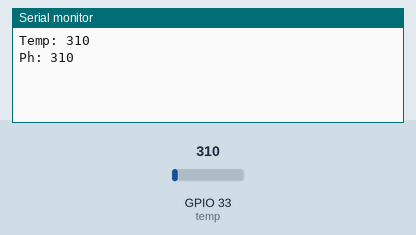
A sketch run on a simulated ESP32. Parts: the last lines printed to the serial monitor. The inputs (shaded band) are chosen by the test bench; at power-on: GPIO 33 (temp) = 310.

Above: at 2.2 s.
2.3 s: GPIO 33 (temp) set to 372
At 4.1 s:
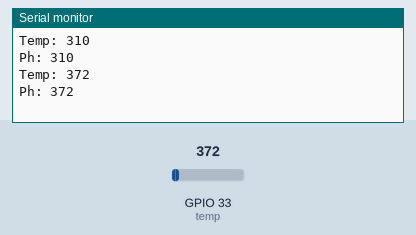
4.2 s: GPIO 33 (temp) set to 434
At 8.2 s:
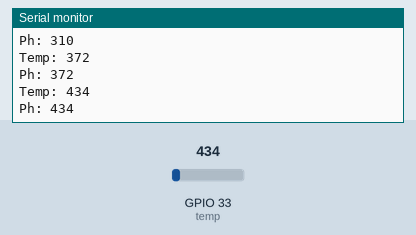
Timing chart, 0 to 9.7 s (numbered marks = the images above; inputs shaded):
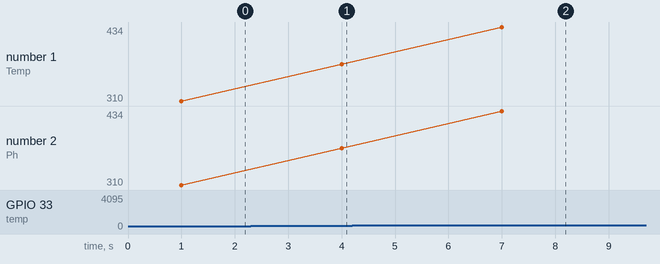

The sketch:

AnalogPinesESP32-TEST01.ino
```cpp
// LDR conectado a GPIO 33
const int temp = 33;
const int ph = 32;
// Almacenamiento del valor de puerto (Rango de 0-4095)
int tValor = 0;
int phValor = 0;
void setup() {
  Serial.begin(115200);
  delay(1000);
}
void loop() {
  // Lectura del valor en cada vuelta del bucle
  tValor = analogRead(temp);
  phValor = analogRead(temp);
  Serial.print("Temp: ");  //Envío del valor al puerto serie
  Serial.println(tValor);
  Serial.print("Ph: ");  //Envío del valor al puerto serie
  Serial.println(phValor);
  delay(3000);
}
```

Measured:
- after the input at 2.3 s, the serial monitor: prints a new line after 1.7 s (image 1)
- after the input at 4.2 s, the serial monitor: prints a new line after 2.8 s (image 2)
- plotted number 1: 310 → 372 after the input at 2.3 s, 372 → 434 after the input at 4.2 s
- plotted number 2: 310 → 372 after the input at 2.3 s, 372 → 434 after the input at 4.2 s
